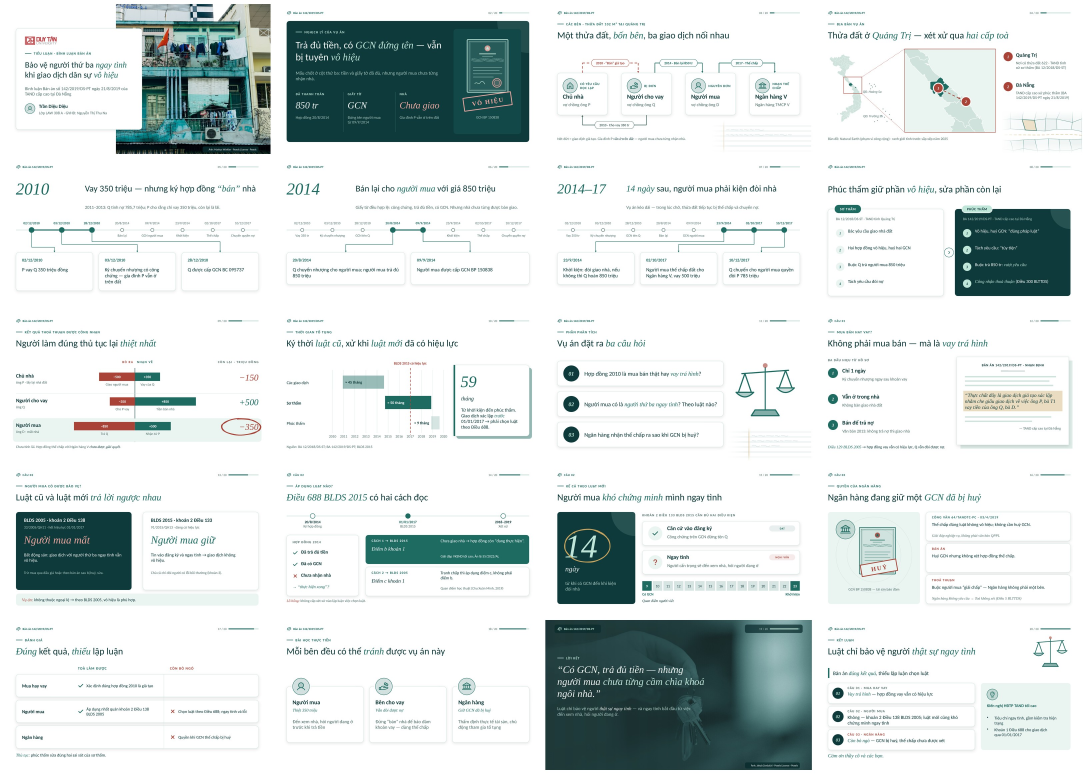
#> input picture .claude/skills/slide-chuan/examples/sheet_teal.jpg, 3260 x 2322 px (shown at 1/3 size)
$ python img_quality.py ../examples/sheet_teal.jpg
#> lines starting #> are read from the running program, lines starting #| are printed output that depends on the picture
#> further down, im is the input picture: PIL image 3260x2322 RGB; mean R, G, B 217.4, 224.5, 224
#!/usr/bin/env python3
"""Chấm CHẤT LƯỢNG KỸ THUẬT của ảnh (không chấm "đúng chủ đề" — việc đó vẫn phải xem bằng mắt theo brief).
Đo ở cỡ chiếu thật (cạnh dài 1600px):
  nét      — lọc Laplace theo 64 ô, lấy ô nét nhất (phân vị 90) — ảnh mờ, nhoè, phóng to từ ảnh nhỏ → thấp
  sáng     — độ sáng trung bình 0–1 (quá tối < 0.18, quá sáng > 0.85)
  cháy     — tỉ lệ điểm ảnh cháy trắng / bệt đen (> 6% là xấu)
  tương phản — độ lệch chuẩn độ sáng (ảnh "bẹt", mù sương → thấp)
  cỡ       — cạnh ngang thật (ảnh < 1600px sẽ vỡ khi chiếu toàn màn hình)
Ngưỡng hiệu chỉnh trên ảnh thật: ảnh tốt 0.10–0.20; phóng to ×2 ≈ 0.05–0.10; ×4 ≈ 0.03.
Điểm 0–3: 3 = dùng được cho bìa / ảnh tràn viền; 2 = dùng được trong khung (split, cards, frame); < 2 = không dùng.
Dùng: python3 scripts/img_quality.py <ảnh.jpg> [ảnh khác …]"""
import sys

def assess(im, width=None, thumb=False):
    """thumb=True: ảnh nhỏ xem trước (≈500px) — KHÔNG kết luận độ nét (ảnh nhỏ luôn trông nét), chỉ chấm sáng / cháy / tương phản / cỡ."""
#> called with thumb = False
    from PIL import Image, ImageFilter
    import numpy as np
    W0 = width or im.width
    g = im.convert("L"); g.thumbnail((1600, 1600))  # đo ở cỡ chiếu thật: ảnh phóng to từ ảnh nhỏ lộ ra ở đây, không lộ ở 800px
#> after `g = im.convert('L')`:
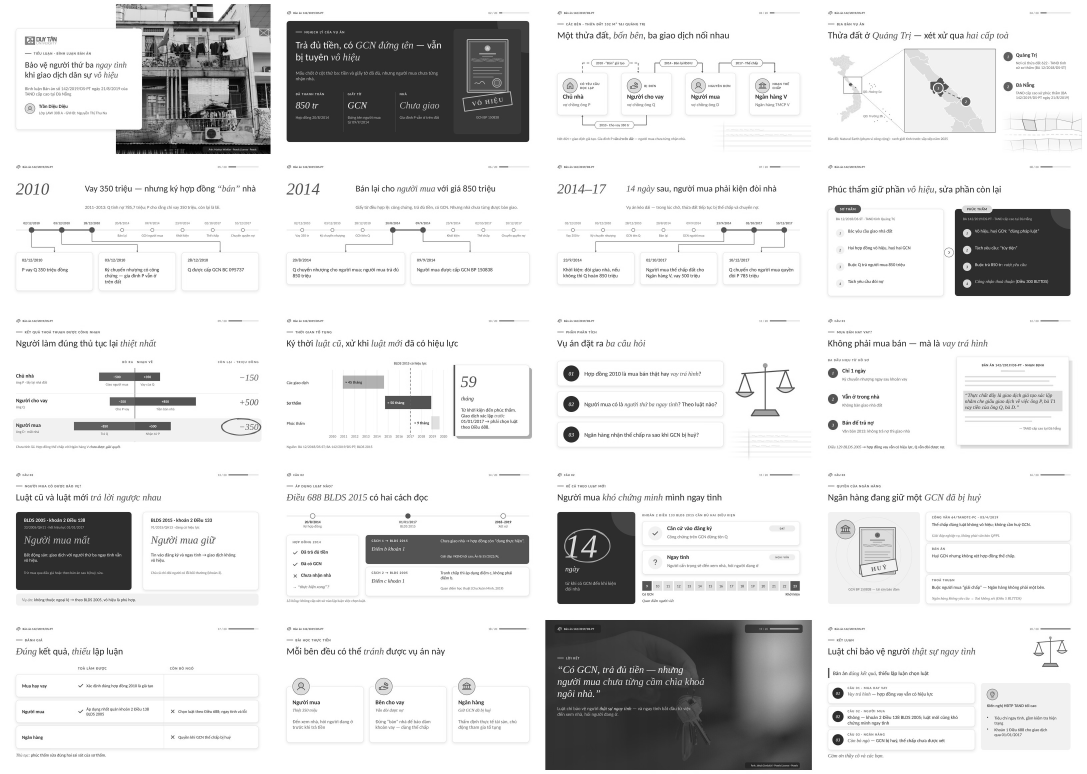
#> g: PIL image 3260x2322 L (shown at 1/3 size); min 0, max 255, mean 222.3
    a = np.asarray(g, dtype=np.float32) / 255.0
    lap = np.asarray(g.filter(ImageFilter.Kernel((3, 3), [0, 1, 0, 1, -4, 1, 0, 1, 0], scale=1, offset=128)), dtype=np.float32) / 255.0 - 0.502
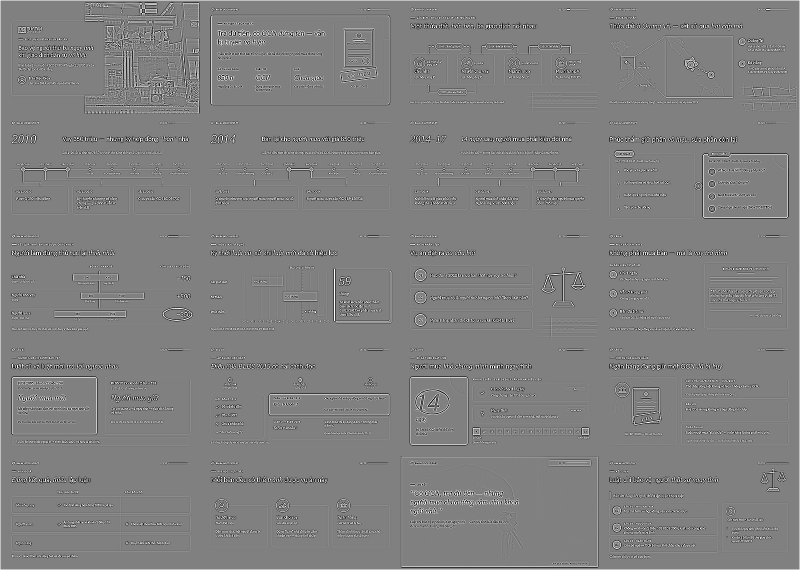
#> lap: shape (1140, 1600) float32 (shown at 1/2 size); min -0.502, max 0.498, mean -0.00134; drawn with min black and max white
    h, w = lap.shape
#> h = 1140; w = 1600
    tiles = [lap[i * h // 8:(i + 1) * h // 8, j * w // 8:(j + 1) * w // 8].std() for i in range(8) for j in range(8)]
#> tiles = 64 values, max 0.2 at index 1, min 0.0443 at index 49, mean 0.125
    sharp = float(np.percentile(tiles, 90))  # vùng NÉT NHẤT (chủ thể) — ảnh xoá phông vẫn được tính là nét
#> sharp = 0.161
    bright = float(a.mean()); contrast = float(a.std())
#> after `bright = float(a.mean())`: bright = 0.872
#> after `contrast = float(a.std())`: contrast = 0.266
    clip = float(((a > 0.985) | (a < 0.015)).mean())
#> clip = 0.707
    notes, sc = [], 3.0
    if not thumb:
        if sharp < 0.05: sc -= 1.5; notes.append("mờ / phóng to từ ảnh nhỏ")
        elif sharp < 0.075: sc -= 0.75; notes.append("hơi mờ")
    if bright < 0.18: sc -= 1; notes.append("quá tối")
    elif bright > 0.85: sc -= 1; notes.append("quá sáng")
    if clip > 0.06: sc -= 0.75; notes.append("cháy sáng/bệt đen")
    if contrast < 0.12: sc -= 0.75; notes.append("bẹt, thiếu tương phản")
    if W0 and W0 < 1600: sc -= 1.5; notes.append(f"nhỏ ({W0}px)")
    elif W0 and W0 < 2000: sc -= 0.25
    sc = max(0.0, round(sc * 4) / 4)
    return {"diem": sc, "net": None if thumb else round(sharp, 3), "sang": round(bright, 2), "chay": round(clip, 3), "tuong_phan": round(contrast, 3), "ghi_chu": notes}

def label(q):
    return f"KT {q['diem']:.1f}/3" + (" · " + ", ".join(q["ghi_chu"]) if q["ghi_chu"] else "")

if __name__ == "__main__":
    from PIL import Image
    if len(sys.argv) < 2: sys.exit(__doc__)
    bad = 0
    for p in sys.argv[1:]:
        im = Image.open(p).convert("RGB"); q = assess(im)
#> after `q = assess(im)`: q = {'diem': 1.25, 'net': 0.161, 'sang': 0.87, 'chay': 0.707, 'tuong_phan': 0.266, 'ghi_chu': ['quá sáng', 'cháy sáng/bệt đen']}
        bad += q["diem"] < 2
#> bad = 1
        print(f"{'✓' if q['diem'] >= 2 else '✗'} {p}: {label(q)}  (nét {q['net']}, sáng {q['sang']}, tương phản {q['tuong_phan']})")
#| ✗ ../examples/sheet_teal.jpg: KT 1.2/3 · quá sáng, cháy sáng/bệt đen  (nét 0.161, sáng 0.87, tương phản 0.266)
#> (the run stopped early here; a loop or call above may not have finished)

$ run again, on .claude/skills/slide-chuan/examples/motifs.png
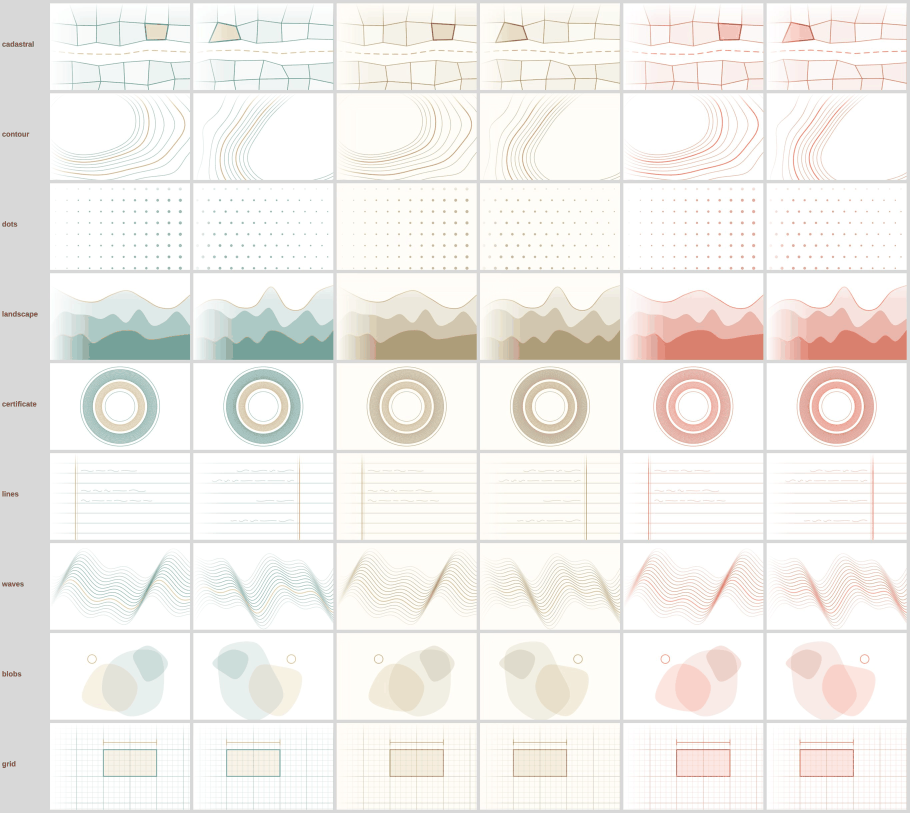
#> input picture .claude/skills/slide-chuan/examples/motifs.png, 1820 x 1626 px (shown at 1/2 size)
#> im is the input picture: PIL image 1820x1626 RGB; mean R, G, B 242.2, 239.7, 235.8
#> in assess, `g = im.convert('L')`:
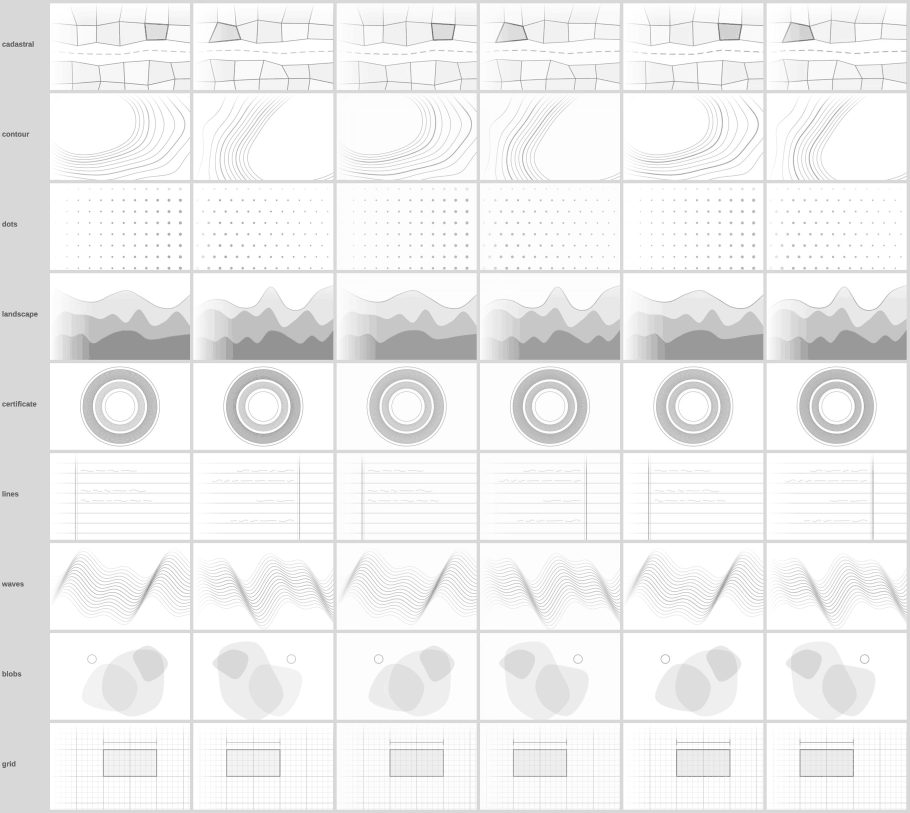
#> g: PIL image 1820x1626 L (shown at 1/2 size); min 105, max 255, mean 240
#> g: PIL image 1600x1429 L
#> in assess, `lap = np.asarray(g.filter(ImageFilter.Kernel((3, 3), [0, 1, 0, 1, -4, ..`:
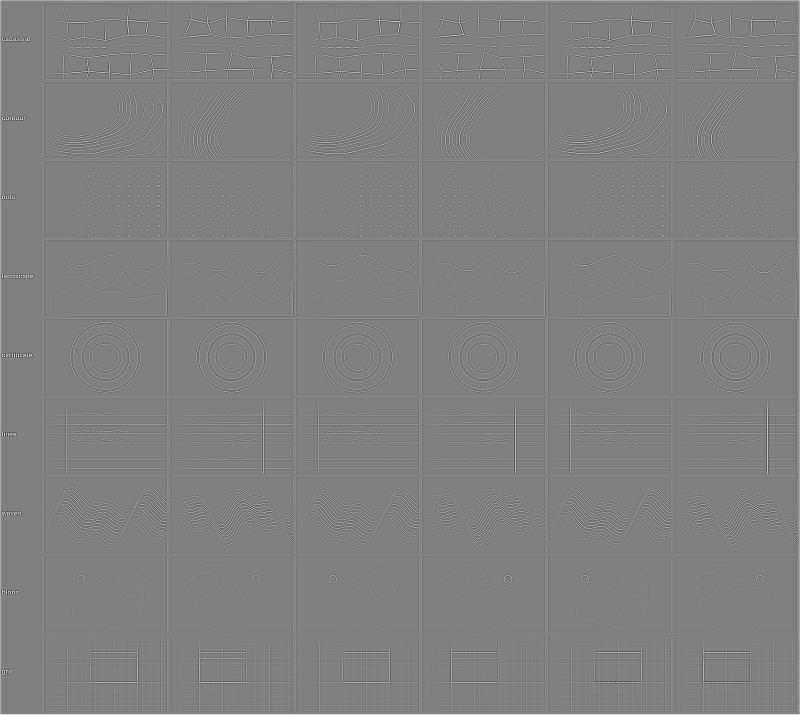
#> lap: shape (1429, 1600) float32 (shown at 1/2 size); min -0.502, max 0.498, mean 0.000786; drawn with min black and max white
#> tiles = 64 values, max 0.118 at index 42, min 0.0302 at index 54, mean 0.0702
#> sharp = 0.0975
#> bright = 0.941
#> contrast = 0.0886
#> clip = 0.557
#> q = {'diem': 0.25, 'net': 0.098, 'sang': 0.94, 'chay': 0.557, 'tuong_phan': 0.089, 'ghi_chu': ['quá sáng', 'cháy sáng/bệt đen', 'bẹt, thiếu tương phản']}
#> bad = 1
#| ✗ ../examples/motifs.png: KT 0.2/3 · quá sáng, cháy sáng/bệt đen, bẹt, thiếu tương phản  (nét 0.098, sáng 0.94, tương phản 0.089)
